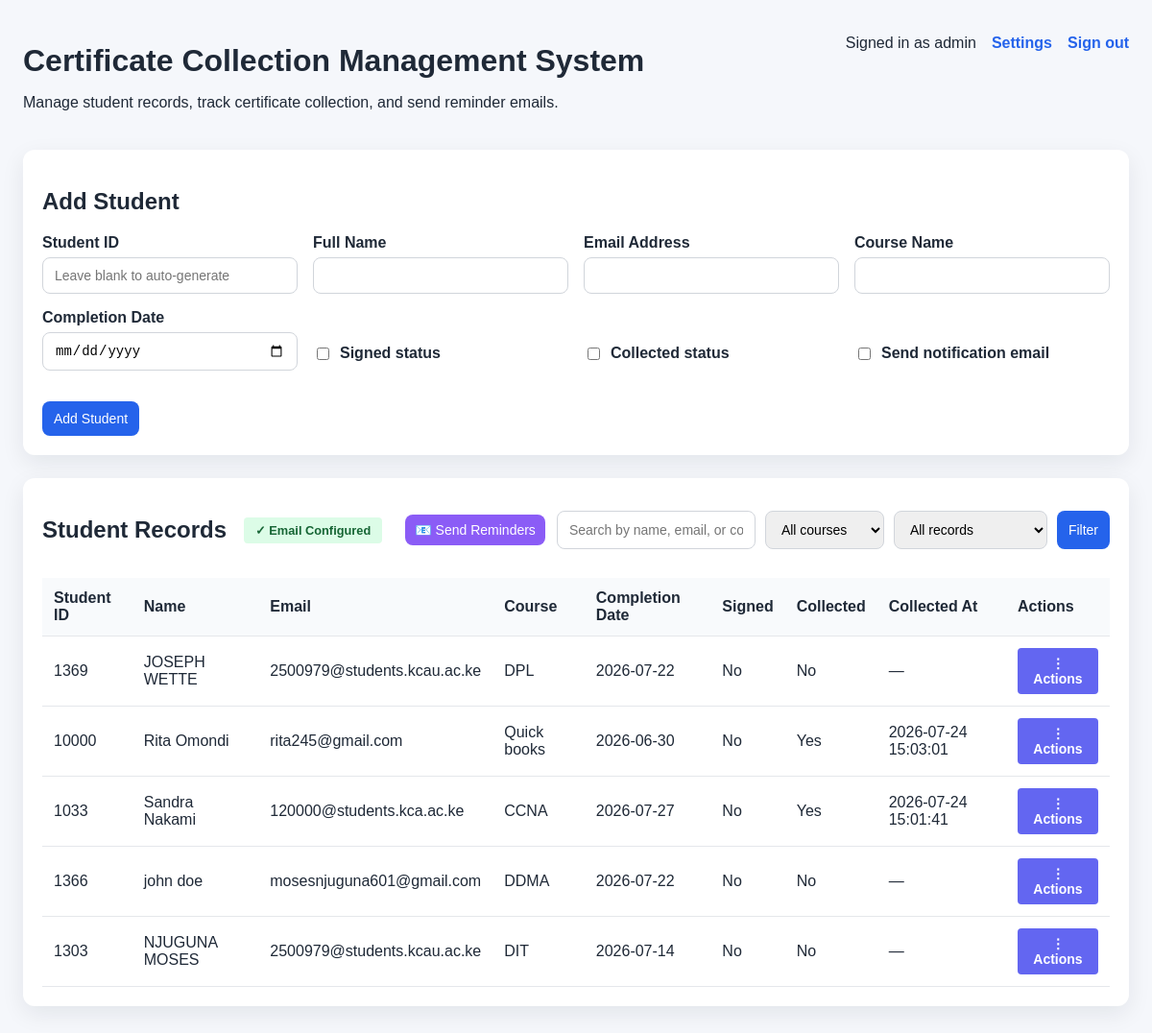
The app's page / (signed in) with its own data.
### tables this page shows
CREATE TABLE students (
        id INTEGER PRIMARY KEY AUTOINCREMENT,
        student_id TEXT NOT NULL UNIQUE,
        full_name TEXT NOT NULL,
        email TEXT NOT NULL,
        course_name TEXT NOT NULL,
        completion_date TEXT NOT NULL,
        signed_status INTEGER NOT NULL DEFAULT 0,
        collected INTEGER NOT NULL DEFAULT 0,
        collected_at TEXT,
        last_reminder_sent_at TEXT,
        created_at TEXT NOT NULL DEFAULT CURRENT_TIMESTAMP,
        updated_at TEXT NOT NULL DEFAULT CURRENT_TIMESTAMP
    );

### includes/auth.php (called while the page is built, shortened)
<?php
function getAdminUsername(): string
{
    return getenv('ADMIN_USER') ?: 'admin';
}
function getLoggedInAdmin(): string
{
    return $_SESSION['admin_username'] ?? getAdminUsername();
}

### includes/email.php (called while the page is built, shortened)
<?php
class EmailService
{
    private $smtpConfig;
    public function __construct()
    {
        $this->smtpConfig = $this->getSmtpConfig();
    }
    private function getSmtpConfig(): array
    {
        $configFile = __DIR__ . '/../config/smtp.json';
        $cfg = [];
        if (file_exists($configFile)) {
            $json = file_get_contents($configFile);
            $cfg = json_decode($json, true) ?: [];
        }
        return [
            'host' => $cfg['host'] ?? getenv('SMTP_HOST') ?: '',
            'port' => $cfg['port'] ?? getenv('SMTP_PORT') ?: '587',
            'username' => $cfg['username'] ?? getenv('SMTP_USER') ?: '',
            'password' => $cfg['password'] ?? getenv('SMTP_PASS') ?: '',
            'encryption' => strtolower($cfg['encryption'] ?? getenv('SMTP_ENCRYPTION') ?: 'tls'),
            'from_address' => $cfg['from_address'] ?? getenv('SMTP_FROM_ADDRESS') ?: 'no-reply@example.com',
            'from_name' => $cfg['from_name'] ?? getenv('SMTP_FROM_NAME') ?: 'Certificate Office',
        ];
    }
    public function isConfigured(): bool
    {
        return !empty($this->smtpConfig['host']) && !empty($this->smtpConfig['username']);
    }
}

### index.php (the view, shortened to what this page needs)
<?php
require_once __DIR__ . '/includes/auth.php';
require_once __DIR__ . '/includes/email.php';
$pdo = getDatabaseConnection();
$emailService = new EmailService();
function h($value)
{
    return htmlspecialchars((string) $value, ENT_QUOTES, 'UTF-8');
}
$search = trim($_GET['search'] ?? '');
$statusFilter = trim($_GET['status'] ?? 'all');
$editingStudent = null;
$query = 'SELECT * FROM students WHERE 1 = 1';
$params = [];
$query .= ' ORDER BY created_at DESC';
$stmt = $pdo->prepare($query);
$stmt->execute($params);
$students = $stmt->fetchAll(PDO::FETCH_ASSOC);
?>
<!DOCTYPE html>
<html lang="en">
<head>
    <link rel="stylesheet" href="assets/styles.css">
</head>
<body>
    <div class="container">
        <header>
            <div class="header-main">
                <div>
                    <h1>Certificate Collection Management System</h1>
                    <p>Manage student records, track certificate collection, and send reminder emails.</p>
                </div>
                <div class="header-actions">
                    <span>Signed in as <?php echo h(getLoggedInAdmin()); ?></span>
                    <a href="settings.php" class="secondary-link">Settings</a>
                    <a href="logout.php" class="secondary-link">Sign out</a>
                </div>
            </div>
        </header>
        <section class="card">
            <h2><?php echo $editingStudent ? 'Edit Student' : 'Add Student'; ?></h2>
            <form method="post" class="student-form">
                <div class="grid">
                    <label>
                        Student ID
                        <input type="text" name="student_id" value="<?php echo h($editingStudent['student_id'] ?? ''); ?>" placeholder="Leave blank to auto-generate">
                    </label>
                    <label>
                        Full Name
                        <input type="text" name="full_name" value="<?php echo h($editingStudent['full_name'] ?? ''); ?>" required>
                    </label>
                    <label>
                        Email Address
                        <input type="email" name="email" value="<?php echo h($editingStudent['email'] ?? ''); ?>" required>
                    </label>
                    <label>
                        Course Name
                        <input type="text" name="course_name" value="<?php echo h($editingStudent['course_name'] ?? ''); ?>" required>
                    </label>
                    <label>
                        Completion Date
                        <input type="date" name="completion_date" value="<?php echo h($editingStudent['completion_date'] ?? ''); ?>" required>
                    </label>
                    <label class="checkbox">
                        <input type="checkbox" name="signed_status" value="1" <?php echo ($editingStudent['signed_status'] ?? 0) ? 'checked' : ''; ?>>
                        Signed status
                    </label>
                    <label class="checkbox">
                        <input type="checkbox" name="collected" value="1" <?php echo ($editingStudent['collected'] ?? 0) ? 'checked' : ''; ?>>
                        Collected status
                    </label>
                    <?php if (!$editingStudent || !($editingStudent['collected'] ?? 0)): ?>
                        <label class="checkbox">
                            <input type="checkbox" name="send_email" value="1" <?php echo $emailService->isConfigured() ? '' : 'disabled'; ?> title="<?php echo $emailService->isConfigured() ? 'Send notification email to student' : 'Email not configured'; ?>">
                            Send notification email <?php echo !$emailService->isConfigured() ? '<span style="color: #ef4444; font-size: 0.8em;">(not configured)</span>' : ''; ?>
                        </label>
                    <?php endif; ?>
                <div class="actions">
                    <button type="submit"><?php echo $editingStudent ? 'Update Student' : 'Add Student'; ?></button>
                </div>
            </form>
        </section>
        <section class="card">
            <div class="toolbar">
                <div class="toolbar-left">
                    <h2>Student Records</h2>
                </div>
                <div class="toolbar-right">
                    <div class="email-status">
                        <?php if ($emailService->isConfigured()): ?>
                            <span class="status-badge status-configured">✓ Email Configured</span>
                        <?php else: ?>
                            <span class="status-badge status-not-configured">✗ Email Not Configured</span>
                            <a href="settings.php" class="secondary-link" style="margin-left: 8px;">Configure Email</a>
                        <?php endif; ?>
                    </div>
                    <form method="post" action="reminders-scheduler.php" class="inline-form" style="display: inline-block; margin-left: 12px;">
                        <button type="submit" class="small-btn" style="background: #8b5cf6;">📧 Send Reminders</button>
                    </form>
                    <form method="get" class="filters">
                        <input type="text" name="search" value="<?php echo h($search); ?>" placeholder="Search by name, email, or course">
                        <select name="course">
                            <option value="">All courses</option>
                        </select>
                        <select name="status">
                            <option value="all" <?php echo $statusFilter === 'all' ? 'selected' : ''; ?>>All records</option>
                        </select>
                        <button type="submit">Filter</button>
                    </form>
                </div>
            </div>
            <div class="table-wrap">
                <table>
                    <thead>
                        <tr>
                            <th>Student ID</th>
                            <th>Name</th>
                            <th>Email</th>
                            <th>Course</th>
                            <th>Completion Date</th>
                            <th>Signed</th>
                            <th>Collected</th>
                            <th>Collected At</th>
                            <th>Actions</th>
                        </tr>
                    </thead>
                    <tbody>
                        <?php if (empty($students)): ?>
                            <tr>
                                <td colspan="9">No student records found.</td>
                            </tr>
                        <?php else: ?>
                            <?php foreach ($students as $student): ?>
                                <tr>
                                    <td><?php echo h($student['student_id']); ?></td>
                                    <td><?php echo h($student['full_name']); ?></td>
                                    <td><?php echo h($student['email']); ?></td>
                                    <td><?php echo h($student['course_name']); ?></td>
                                    <td><?php echo h($student['completion_date']); ?></td>
                                    <td><?php echo $student['signed_status'] ? 'Yes' : 'No'; ?></td>
                                    <td><?php echo $student['collected'] ? 'Yes' : 'No'; ?></td>
                                    <td><?php echo $student['collected_at'] ? h($student['collected_at']) : '—'; ?></td>
                                    <td>
                                        <div class="actions-dropdown">
                                            <button class="dropdown-toggle" onclick="toggleDropdown(this)">⋮ Actions</button>
                                        </div>
                                    </td>
                                </tr>
                            <?php endforeach; ?>
                        <?php endif; ?>
                    </tbody>
                </table>
            </div>
        </section>
    </div>
</body>
</html>

### assets/styles.css (style rules this page uses)
body { font-family: Arial, sans-serif; margin: 0; background: #f5f7fb; color: #1f2937; }
.container { max-width: 1200px; margin: 0 auto; padding: 24px; }
header { margin-bottom: 24px; }
header h1 { margin-bottom: 6px; }
.header-main { display: flex; justify-content: space-between; align-items: flex-start; gap: 16px; flex-wrap: wrap; }
.header-actions { display: flex; align-items: center; gap: 16px; margin-top: 12px; }
.card { background: #ffffff; border-radius: 12px; padding: 20px; margin-bottom: 24px; box-shadow: 0 8px 24px rgba(15, 23, 42, 0.08); }
.grid { display: grid; grid-template-columns: repeat(auto-fit, minmax(220px, 1fr)); gap: 16px; }
label { display: flex; flex-direction: column; gap: 6px; font-weight: 600; }
input, select, button { padding: 10px 12px; border: 1px solid #d1d5db; border-radius: 8px; font-size: 14px; }
.checkbox { display: flex; flex-direction: row; align-items: center; gap: 8px; padding-top: 28px; }
.actions { display: flex; gap: 12px; margin-top: 16px; }
button { background: #2563eb; color: #ffffff; border: none; cursor: pointer; }
.secondary-link { display: inline-flex; align-items: center; color: #2563eb; text-decoration: none; font-weight: 600; }
.toolbar { display: flex; justify-content: space-between; align-items: center; gap: 16px; flex-wrap: wrap; margin-bottom: 16px; }
.filters { display: flex; gap: 10px; flex-wrap: wrap; }
.table-wrap { overflow-x: auto; }
table { width: 100%; border-collapse: collapse; }
th, td { padding: 12px; text-align: left; border-bottom: 1px solid #e5e7eb; }
th { background: #f8fafc; }
.inline-form { display: inline-block; }
.small-btn { padding: 8px 10px; background: #16a34a; }
.actions-dropdown { position: relative; display: inline-block; }
.dropdown-toggle { padding: 8px 12px; background: #6366f1; color: white; border: none; border-radius: 4px; cursor: pointer; font-size: 0.875rem; font-weight: 600; transition: background 0.2s; }
.email-status { display: inline-flex; align-items: center; gap: 8px; }
.status-badge { display: inline-block; padding: 6px 12px; border-radius: 4px; font-size: 0.8rem; font-weight: 600; }
.status-configured { background: #dcfce7; color: #166534; }
.toolbar-right { display: flex; gap: 12px; align-items: center; flex-wrap: wrap; justify-content: flex-end; }

### records on screen
students: student "1369", full_name "JOSEPH WETTE", email "2500979@students.kcau.ac.ke", course_name "DPL", completion_date "2026-07-22", signed_status "No", collected "No"
students: student "10000", full_name "Rita Omondi", email "rita245@gmail.com", course_name "Quick books", completion_date "2026-06-30", signed_status "No", collected "Yes", collected_at "2026-07-24 15:03:01"
students: student "1033", full_name "Sandra Nakami", email "120000@students.kca.ac.ke", course_name "CCNA", completion_date "2026-07-27", signed_status "No", collected "Yes", collected_at "2026-07-24 15:01:41"
students: student "1366", full_name "john doe", email "mosesnjuguna601@gmail.com", course_name "DDMA", completion_date "2026-07-22", signed_status "No", collected "No"
students: student "1303", full_name "NJUGUNA MOSES", email "2500979@students.kcau.ac.ke", course_name "DIT", completion_date "2026-07-14", signed_status "No", collected "No"

### other values on screen
getLoggedInAdmin() "admin"
